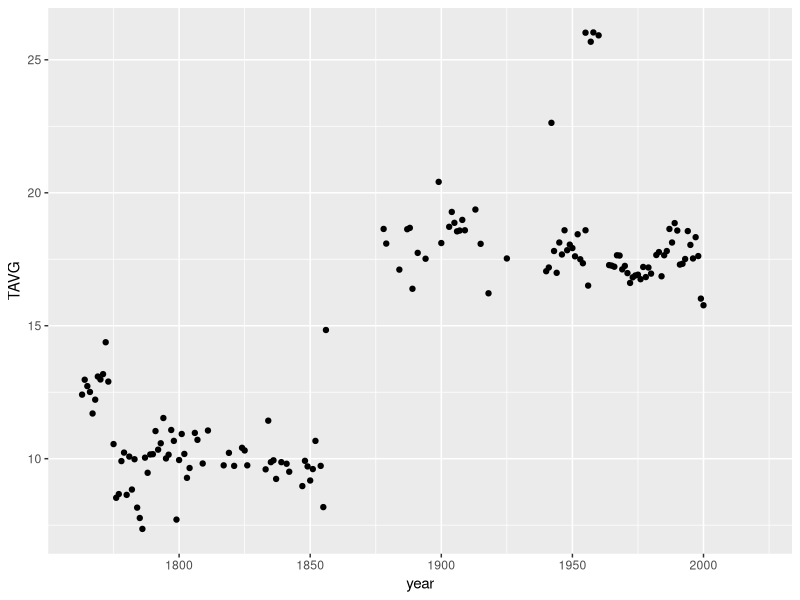

Write the R code that produced this figure.
## ---- chunk 1
#Load Tidyverse
library(tidyverse)

#load dplyr
library(dplyr)

#load ggplot2
library(ggplot2)
## ---- chunk 2
(noaa_df <- read.csv("NOAA-Final-DF.csv"))
## ---- chunk 3
summary(noaa_df)
## ---- chunk 4
#Build scatterplot with ggplot
ggplot(noaa_df, aes(x=year,y=TAVG))+
  geom_point()
## ---- chunk 5
(noaa_df <- noaa_df %>% replace(is.na(.),0))
## ---- chunk 6
cor(noaa_df %>% select(-c("station")))
